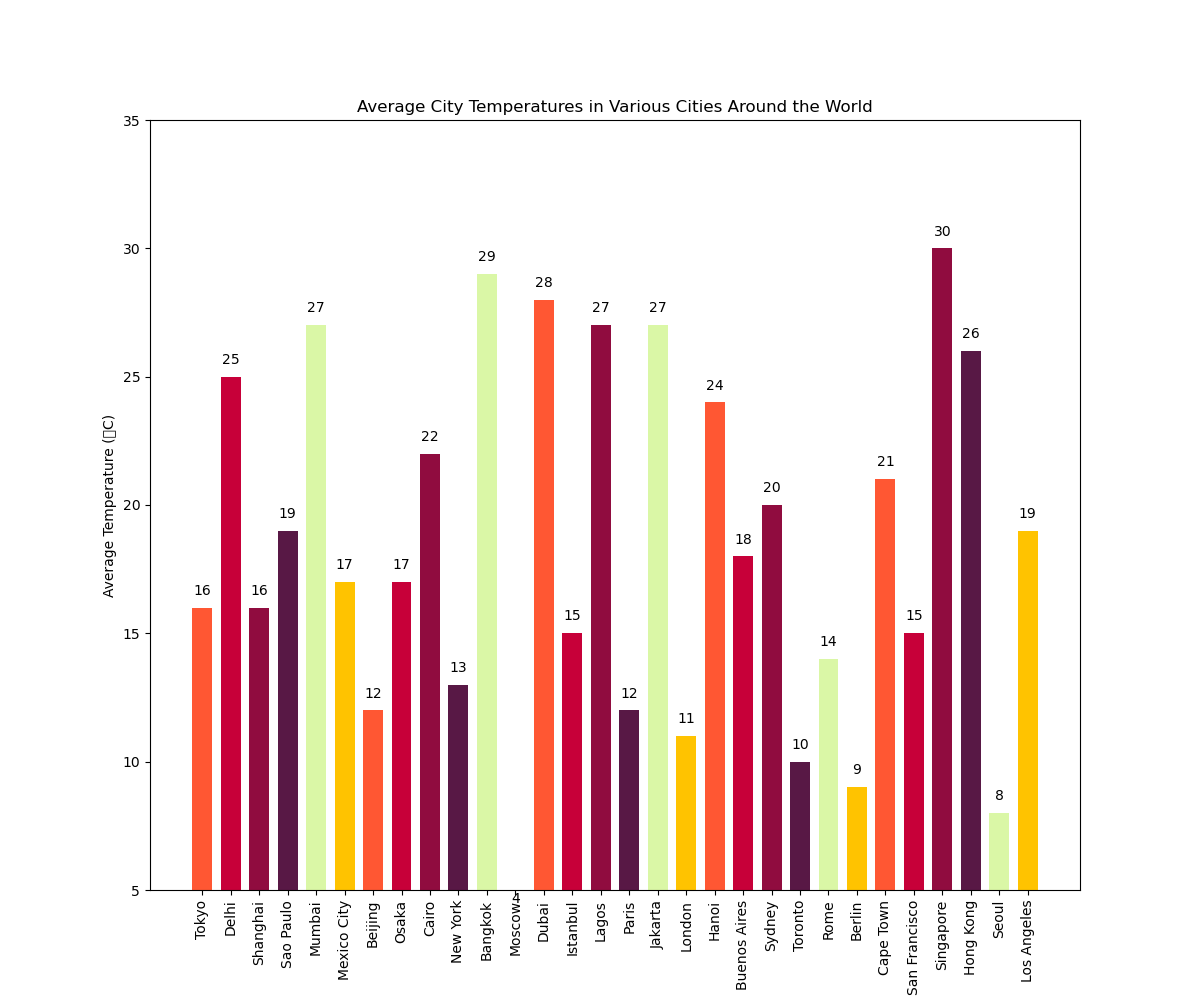

Python code for this plot:

import matplotlib.pyplot as plt

# Data
cities = ['Tokyo', 'Delhi', 'Shanghai', 'Sao Paulo', 'Mumbai', 'Mexico City',
          'Beijing', 'Osaka', 'Cairo', 'New York', 'Bangkok', 'Moscow',
          'Dubai', 'Istanbul', 'Lagos', 'Paris', 'Jakarta', 'London',
          'Hanoi', 'Buenos Aires', 'Sydney', 'Toronto', 'Rome', 'Berlin',
          'Cape Town', 'San Francisco', 'Singapore', 'Hong Kong', 'Seoul', 'Los Angeles']
temperatures = [16, 25, 16, 19, 27, 17, 12, 17, 22, 13, 29, 4, 28, 15, 27, 12, 27, 11, 24, 18, 20, 10, 14, 9, 21, 15, 30, 26, 8, 19]

# Modify the color scheme using specific color codes
colors = ['#FF5733', '#C70039', '#900C3F', '#581845', '#DAF7A6',
          '#FFC300', '#FF5733', '#C70039', '#900C3F', '#581845',
          '#DAF7A6', '#FFC300', '#FF5733', '#C70039', '#900C3F',
          '#581845', '#DAF7A6', '#FFC300', '#FF5733', '#C70039',
          '#900C3F', '#581845', '#DAF7A6', '#FFC300', '#FF5733',
          '#C70039', '#900C3F', '#581845', '#DAF7A6', '#FFC300']

# Change width of bars
bar_width = 0.7

# Change width and height of the chart
plt.figure(figsize=(12, 10))

# Vertical bar chart
plt.bar(x=cities, height=temperatures, color=colors, width=bar_width)

# Annotate bars with their values
for i, temp in enumerate(temperatures):
    plt.text(i, temp + 0.5, str(temp), ha='center')

# Change the topic, headline, and data type of the chart
plt.ylabel('Average Temperature (°C)')
plt.title('Average City Temperatures in Various Cities Around the World')
plt.ylim(5, max(temperatures) + 5)  # Adjust the y-axis to start from a specific value

# Rotate x-axis labels for better readability
plt.xticks(rotation=90)

# Show the plot
plt.show()
